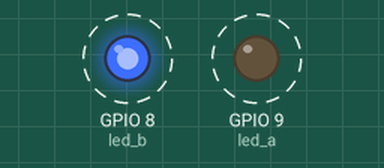
Recording of a program running on a simulated ESP32 board running MicroPython. Parts: output pins drawn as LEDs (lit = HIGH). Dashed ring = blinking.

Above: at 0.2 s.
Timing chart, 0 to 3.0 s (numbered marks = the images above):
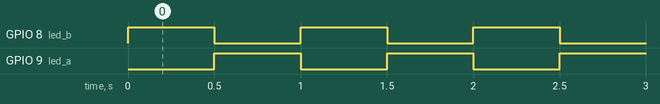

The program:

LED_Intermitente.py
```python
from machine import Pin
import time

led_a = Pin(9,Pin.OUT)
led_b = Pin(8,Pin.OUT)


while True:
        led_a.value(0)
        led_b.value(1)
        time.sleep(0.5)
        led_a.value(1)
        led_b.value(0)
        time.sleep(0.5)


        
```

Measured:
- by itself, GPIO 8 (led_b), GPIO 9 (led_a): alternates HIGH for 0.50 s and LOW for 0.50 s
